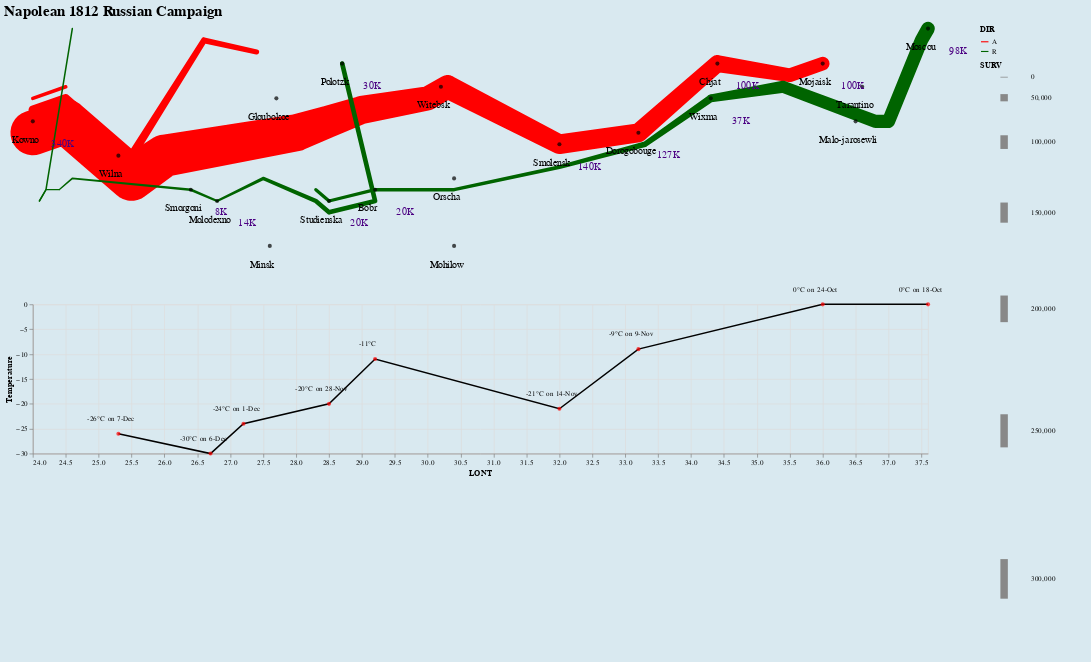

Notebook cell for this chart:
### Code cell
final_minard = alt.vconcat(Final_Army + Final_Cities, Final_Temp).configure_axis(grid=False,labelFont="Monospace",titleFont="Cardo").configure_view(strokeWidth=0).configure(background='#D9E9F0').properties(
    title='Napolean 1812 Russian Campaign').configure_title(fontSize=20)
final_minard.display()

### Figure 1 — Vega-Lite specification as saved in the notebook (floating-point values rounded to 4 significant figures)
{"config": {"view": {"continuousWidth": 400, "continuousHeight": 300}, "background": "#D9E9F0", "title": {"fontSize": 20}}, "vconcat": [{"layer": [{"data": {"name": "data-5aa32df5df5a0e60595a7f7cdc290831"}, "mark": "trail", "encoding": {"color": {"field": "DIR", "scale": {"domain": ["A", "R"], "range": ["#FF0000", "#006400"]}, "type": "nominal"}, "detail": {"field": "DIV", "type": "quantitative"}, "latitude": {"field": "LATP", "type": "quantitative"}, "longitude": {"field": "LONP", "type": "quantitative"}, "size": {"field": "SURV", "scale": {"range": [1, 60]}, "type": "quantitative"}}, "height": 300, "projection": {"type": "mercator"}, "width": 1200}, {"layer": [{"mark": {"type": "text", "dx": -10, "dy": 25, "font": "Monospace", "fontSize": 13}, "encoding": {"latitude": {"field": "LATC", "type": "quantitative"}, "longitude": {"field": "LONC", "type": "quantitative"}, "text": {"field": "CITY", "type": "nominal"}}, "projection": {"type": "mercator"}}, {"mark": {"type": "circle", "color": "black", "dx": 0}, "encoding": {"latitude": {"field": "LATC", "type": "quantitative"}, "longitude": {"field": "LONC", "type": "quantitative"}, "text": {"field": "CITY", "type": "nominal"}}, "projection": {"type": "mercator"}}, {"data": {"name": "data-352d1df0e690b1e3ab41e67da5abd809"}, "mark": {"type": "text", "color": "indigo", "dx": 40, "dy": 30, "font": "Monospace", "fontSize": 13}, "encoding": {"latitude": {"field": "LATT", "type": "quantitative"}, "longitude": {"field": "LONT", "type": "quantitative"}, "text": {"field": "K", "type": "nominal"}}, "projection": {"type": "mercator"}}], "data": {"name": "data-09a84a2cca3e202a740f0b269ef96a7e"}, "height": 200, "width": 1200}]}, {"layer": [{"mark": {"type": "line", "color": "black"}, "encoding": {"x": {"field": "LONT", "scale": {"domain": [24.0, 37.6]}, "type": "quantitative"}, "y": {"axis": {"grid": true, "orient": "left", "title": "Temperature"}, "field": "TEMP", "type": "quantitative"}}}, {"mark": {"type": "text", "dx": -10, "dy": -20, "font": "Monospace", "fontSize": 10}, "encoding": {"text": {"field": "Display", "type": "nominal"}, "x": {"field": "LONT", "scale": {"domain": [24.0, 37.6]}, "type": "quantitative"}, "y": {"axis": {"grid": true, "orient": "left", "title": "Temperature"}, "field": "TEMP", "type": "quantitative"}}}, {"mark": {"type": "circle", "color": "red"}, "encoding": {"text": {"field": "Display", "type": "nominal"}, "x": {"field": "LONT", "scale": {"domain": [24.0, 37.6]}, "type": "quantitative"}, "y": {"axis": {"grid": true, "orient": "left", "title": "Temperature"}, "field": "TEMP", "type": "quantitative"}}}], "data": {"name": "data-30870872ef5a6d24c19bb7fbd6ac0a02"}, "height": 200, "width": 1200}], "title": "Napolean 1812 Russian Campaign", "$schema": "https://vega.github.io/schema/vega-lite/v4.17.0.json", "datasets": {"data-5aa32df5df5a0e60595a7f7cdc290831": [{"LONP": 24.0, "LATP": 54.9, "LONT": 24.0, "LATT": 55.0, "SURV": 340000, "DIR": "A", "DIV": 1}, {"LONP": 24.5, "LATP": 55.0, "LONT": 24.0, "LATT": 54.9, "SURV": 340000, "DIR": "A", "DIV": 1}, {"LONP": 25.5, "LATP": 54.5, "LONT": 24.5, "LATT": 55.0, "SURV": 340000, "DIR": "A", "DIV": 1}, {"LONP": 26.0, "LATP": 54.7, "LONT": 25.5, "LATT": 54.5, "SURV": 320000, "DIR": "A", "DIV": 1}, {"LONP": 27.0, "LATP": 54.8, "LONT": 26.0, "LATT": 54.7, "SURV": 300000, "DIR": "A", "DIV": 1}, {"LONP": 28.0, "LATP": 54.9, "LONT": 27.0, "LATT": 54.8, "SURV": 280000, "DIR": "A", "DIV": 1}, {"LONP": 28.5, "LATP": 55.0, "LONT": 28.0, "LATT": 54.9, "SURV": 240000, "DIR": "A", "DIV": 1}, {"LONP": 29.0, "LATP": 55.1, "LONT": 28.5, "LATT": 55.0, "SURV": 210000, "DIR": "A", "DIV": 1}, {"LONP": 30.0, "LATP": 55.2, "LONT": 29.0, "LATT": 55.1, "SURV": 180000, "DIR": "A", "DIV": 1}, {"LONP": 30.3, "LATP": 55.3, "LONT": 30.0, "LATT": 55.2, "SURV": 175000, "DIR": "A", "DIV": 1}, {"LONP": 32.0, "LATP": 54.8, "LONT": 30.3, "LATT": 55.3, "SURV": 145000, "DIR": "A", "DIV": 1}, {"LONP": 33.2, "LATP": 54.9, "LONT": 32.0, "LATT": 54.8, "SURV": 140000, "DIR": "A", "DIV": 1}, {"LONP": 34.4, "LATP": 55.5, "LONT": 33.2, "LATT": 54.9, "SURV": 127100, "DIR": "A", "DIV": 1}, {"LONP": 35.5, "LATP": 55.4, "LONT": 34.4, "LATT": 55.5, "SURV": 100000, "DIR": "A", "DIV": 1}, {"LONP": 36.0, "LATP": 55.5, "LONT": 35.5, "LATT": 55.4, "SURV": 100000, "DIR": "A", "DIV": 1}, {"LONP": 37.6, "LATP": 55.8, "LONT": 36.0, "LATT": 55.5, "SURV": 100000, "DIR": "R", "DIV": 1}, {"LONP": 37.5, "LATP": 55.7, "LONT": 37.6, "LATT": 55.8, "SURV": 98000, "DIR": "R", "DIV": 1}, {"LONP": 37.0, "LATP": 55.0, "LONT": 37.5, "LATT": 55.7, "SURV": 97000, "DIR": "R", "DIV": 1}, {"LONP": 36.8, "LATP": 55.0, "LONT": 37.0, "LATT": 55.0, "SURV": 96000, "DIR": "R", "DIV": 1}, {"LONP": 35.4, "LATP": 55.3, "LONT": 36.8, "LATT": 55.0, "SURV": 87000, "DIR": "R", "DIV": 1}, {"LONP": 34.3, "LATP": 55.2, "LONT": 35.4, "LATT": 55.3, "SURV": 55000, "DIR": "R", "DIV": 1}, {"LONP": 33.3, "LATP": 54.8, "LONT": 34.3, "LATT": 55.2, "SURV": 37000, "DIR": "R", "DIV": 1}, {"LONP": 32.0, "LATP": 54.6, "LONT": 33.3, "LATT": 54.8, "SURV": 24000, "DIR": "R", "DIV": 1}, {"LONP": 30.4, "LATP": 54.4, "LONT": 32.0, "LATT": 54.6, "SURV": 20000, "DIR": "R", "DIV": 1}, {"LONP": 29.2, "LATP": 54.4, "LONT": 30.4, "LATT": 54.4, "SURV": 20000, "DIR": "R", "DIV": 1}, {"LONP": 28.5, "LATP": 54.3, "LONT": 29.2, "LATT": 54.4, "SURV": 20000, "DIR": "R", "DIV": 1}, {"LONP": 28.3, "LATP": 54.4, "LONT": 28.5, "LATT": 54.3, "SURV": 20000, "DIR": "R", "DIV": 1}, {"LONP": 24.0, "LATP": 55.1, "LONT": 28.3, "LATT": 54.4, "SURV": 60000, "DIR": "A", "DIV": 2}, {"LONP": 24.5, "LATP": 55.2, "LONT": 24.0, "LATT": 55.1, "SURV": 60000, "DIR": "A", "DIV": 2}, {"LONP": 25.5, "LATP": 54.7, "LONT": 24.5, "LATT": 55.2, "SURV": 60000, "DIR": "A", "DIV": 2}, {"LONP": 26.6, "LATP": 55.7, "LONT": 25.5, "LATT": 54.7, "SURV": 40000, "DIR": "A", "DIV": 2}, {"LONP": 27.4, "LATP": 55.6, "LONT": 26.6, "LATT": 55.7, "SURV": 33000, "DIR": "A", "DIV": 2}, {"LONP": 28.7, "LATP": 55.5, "LONT": 27.4, "LATT": 55.6, "SURV": 30000, "DIR": "R", "DIV": 2}, {"LONP": 29.2, "LATP": 54.3, "LONT": 28.7, "LATT": 55.5, "SURV": 30000, "DIR": "R", "DIV": 2}, {"LONP": 28.5, "LATP": 54.2, "LONT": 29.2, "LATT": 54.3, "SURV": 30000, "DIR": "R", "DIV": 2}, {"LONP": 28.3, "LATP": 54.3, "LONT": 28.5, "LATT": 54.2, "SURV": 28000, "DIR": "R", "DIV": 2}, {"LONP": 27.5, "LATP": 54.5, "LONT": 28.3, "LATT": 54.3, "SURV": 20000, "DIR": "R", "DIV": 2}, {"LONP": 26.8, "LATP": 54.3, "LONT": 27.5, "LATT": 54.5, "SURV": 12000, "DIR": "R", "DIV": 2}, {"LONP": 26.4, "LATP": 54.4, "LONT": 26.8, "LATT": 54.3, "SURV": 14000, "DIR": "R", "DIV": 2}, {"LONP": 24.6, "LATP": 54.5, "LONT": 26.4, "LATT": 54.4, "SURV": 8000, "DIR": "R", "DIV": 2}, {"LONP": 24.4, "LATP": 54.4, "LONT": 24.6, "LATT": 54.5, "SURV": 4000, "DIR": "R", "DIV": 2}, {"LONP": 24.2, "LATP": 54.4, "LONT": 24.4, "LATT": 54.4, "SURV": 4000, "DIR": "R", "DIV": 2}, {"LONP": 24.1, "LATP": 54.3, "LONT": 24.2, "LATT": 54.4, "SURV": 4000, "DIR": "R", "DIV": 2}, {"LONP": 24.0, "LATP": 55.2, "LONT": 24.1, "LATT": 54.3, "SURV": 22000, "DIR": "A", "DIV": 3}, {"LONP": 24.5, "LATP": 55.3, "LONT": 24.0, "LATT": 55.2, "SURV": 22000, "DIR": "A", "DIV": 3}, {"LONP": 24.6, "LATP": 55.8, "LONT": 24.5, "LATT": 55.3, "SURV": 6000, "DIR": "R", "DIV": 3}, {"LONP": 24.2, "LATP": 54.4, "LONT": 24.6, "LATT": 55.8, "SURV": 6000, "DIR": "R", "DIV": 3}, {"LONP": 24.1, "LATP": 54.3, "LONT": 24.2, "LATT": 54.4, "SURV": 6000, "DIR": "R", "DIV": 3}], "data-09a84a2cca3e202a740f0b269ef96a7e": [{"LONC": 24.0, "LATC": 55.0, "CITY": "Kowno"}, {"LONC": 25.3, "LATC": 54.7, "CITY": "Wilna"}, {"LONC": 26.4, "LATC": 54.4, "CITY": "Smorgoni"}, {"LONC": 26.8, "LATC": 54.3, "CITY": "Molodexno"}, {"LONC": 27.7, "LATC": 55.2, "CITY": "Gloubokoe"}, {"LONC": 27.6, "LATC": 53.9, "CITY": "Minsk"}, {"LONC": 28.5, "LATC": 54.3, "CITY": "Studienska"}, {"LONC": 28.7, "LATC": 55.5, "CITY": "Polotzk"}, {"LONC": 29.2, "LATC": 54.4, "CITY": "Bobr"}, {"LONC": 30.2, "LATC": 55.3, "CITY": "Witebsk"}, {"LONC": 30.4, "LATC": 54.5, "CITY": "Orscha"}, {"LONC": 30.4, "LATC": 53.9, "CITY": "Mohilow"}, {"LONC": 32.0, "LATC": 54.8, "CITY": "Smolensk"}, {"LONC": 33.2, "LATC": 54.9, "CITY": "Dorogobouge"}, {"LONC": 34.3, "LATC": 55.2, "CITY": "Wixma"}, {"LONC": 34.4, "LATC": 55.5, "CITY": "Chjat"}, {"LONC": 36.0, "LATC": 55.5, "CITY": "Mojaisk"}, {"LONC": 37.6, "LATC": 55.8, "CITY": "Moscou"}, {"LONC": 36.6, "LATC": 55.3, "CITY": "Tarantino"}, {"LONC": 36.5, "LATC": 55.0, "CITY": "Malo-jarosewli"}], "data-352d1df0e690b1e3ab41e67da5abd809": [{"LONT": 24.0, "LATT": 55.0, "K": "340K"}, {"LONT": 32.0, "LATT": 54.8, "K": "140K"}, {"LONT": 33.2, "LATT": 54.9, "K": "127K"}, {"LONT": 34.4, "LATT": 55.5, "K": "100K"}, {"LONT": 36.0, "LATT": 55.5, "K": "100K"}, {"LONT": 37.6, "LATT": 55.8, "K": "98K"}, {"LONT": 34.3, "LATT": 55.2, "K": "37K"}, {"LONT": 29.2, "LATT": 54.4, "K": "20K"}, {"LONT": 28.5, "LATT": 54.3, "K": "20K"}, {"LONT": 28.7, "LATT": 55.5, "K": "30K"}, {"LONT": 26.8, "LATT": 54.3, "K": "14K"}, {"LONT": 26.4, "LATT": 54.4, "K": "8K"}], "data-30870872ef5a6d24c19bb7fbd6ac0a02": [{"LONT": 37.6, "TEMP": 0, "DAYS": 6, "Date": "18 Oct", "Display": "0°C on 18-Oct"}, {"LONT": 36.0, "TEMP": 0, "DAYS": 6, "Date": "24 Oct", "Display": "0°C on 24-Oct"}, {"LONT": 33.2, "TEMP": -9, "DAYS": 16, "Date": "9 Nov", "Display": "-9°C on 9-Nov"}, {"LONT": 32.0, "TEMP": -21, "DAYS": 5, "Date": "14 Nov", "Display": "-21°C on 14-Nov"}, {"LONT": 29.2, "TEMP": -11, "DAYS": 10, "Date": "", "Display": "-11°C"}, {"LONT": 28.5, "TEMP": -20, "DAYS": 4, "Date": "28 Nov", "Display": "-20°C on 28-Nov"}, {"LONT": 27.2, "TEMP": -24, "DAYS": 3, "Date": "1 Dec", "Display": "-24°C on 1-Dec"}, {"LONT": 26.7, "TEMP": -30, "DAYS": 5, "Date": "6 Dec", "Display": "-30°C on 6-Dec"}, {"LONT": 25.3, "TEMP": -26, "DAYS": 1, "Date": "7 Dec", "Display": "-26°C on 7-Dec"}]}}
